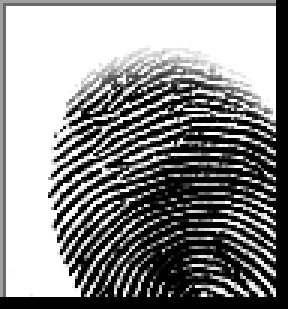
#> input picture Public_Dataset/a/cluster_0_1126.BMP, 96 x 103 px (shown 3 times larger); its folder holds only this picture in this run
$ jupyter execute --allow-errors Train_model_modified.ipynb   (shell and % lines are left out)
#> lines starting #> are read from the running program, lines starting #| are printed output that depends on the picture; after the words box and inside, x2 and y2 are one past the last pixel; in counts of white or black regions, pixels touching at a corner belong together
[cell 1]
import os
import cv2
import numpy as np
import matplotlib.pyplot as plt
from tensorflow.keras.utils import Sequence, to_categorical
from tensorflow.keras.preprocessing.image import ImageDataGenerator
import fingerprint_enhancer
import random
import albumentations as A

[cell 2]
data_dir = "./Public_Dataset"
img_size = (300, 400)
batch_size = 16
num_classes = 4

[cell 3]
# Display dataset information
def display_dataset_info(data_dir):
#> called with data_dir = './Public_Dataset'
    class_names = os.listdir(data_dir)  # List all class directories
    class_count = {class_name: len(os.listdir(os.path.join(data_dir, class_name))) for class_name in class_names}

    # Print the number of images in each class
    print("Dataset Class Distribution:")
    for class_name, count in class_count.items():
        print(f"{class_name}: {count} images")

    # Show a sample image from each class
    plt.figure(figsize=(12, 8))
    for idx, class_name in enumerate(class_names):
        class_path = os.path.join(data_dir, class_name)
        sample_image_path = os.path.join(class_path, os.listdir(class_path)[0])  # Get the first image from the class

        # Read and resize the image
        img = cv2.imread(sample_image_path)
#> img is the input picture: shape (103, 96, 3); min 0, max 255, mean 138.5
        img = cv2.cvtColor(img, cv2.COLOR_BGR2RGB)  # Convert BGR to RGB
        img = cv2.resize(img, img_size)
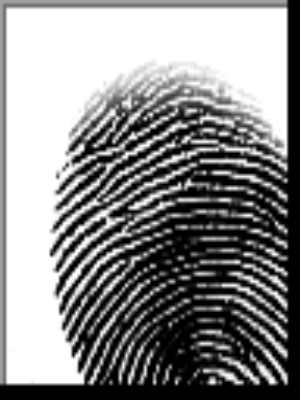
#> img: shape (400, 300, 3); min 0, max 255, mean 138.5

        # Display the image
        plt.subplot(2, 4, idx + 1)
        plt.imshow(img)
        plt.title(class_name)
        plt.axis("off")
#> pass 2 of the loop in display_dataset_info, `for idx, class_name in enumerate(class_names):`:
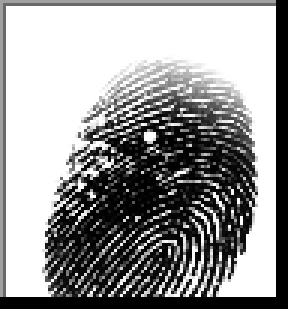
#> input picture Public_Dataset/ab/cluster_4_1402.BMP, 96 x 103 px (shown 3 times larger)
#> in display_dataset_info, img is the input picture: shape (103, 96, 3); min 0, max 255, mean 152
#> in display_dataset_info, `img = cv2.resize(img, img_size)`:
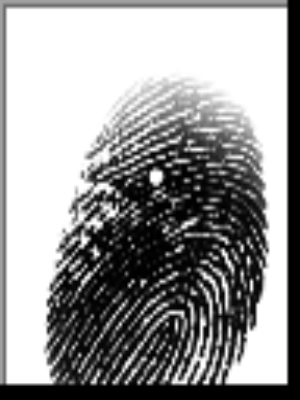
#> img: shape (400, 300, 3); min 0, max 255, mean 152

    plt.tight_layout()
    plt.show()
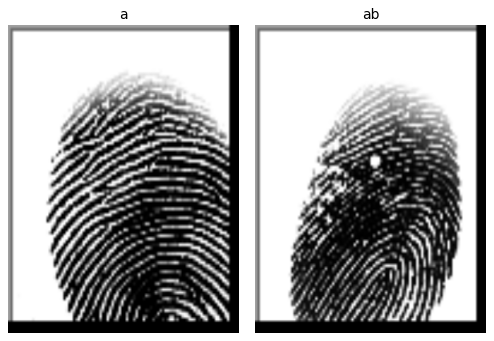
#> figure drawn by matplotlib, 2 panels

[cell 4]
# Call the function to display dataset information
display_dataset_info(data_dir)

[cell 5]
import cv2
import numpy as np
import random

# [17 lines left out: function simple_augment, not called in this run]

[cell 6]
def apply_masked_processing(image):
    """
    Apply Gaussian blur and adaptive thresholding to the fingerprint region.
    More conservative approach to preserve ridge patterns.
    """
    # Step 1: Create a binary mask for the fingerprint region
    # Use a more conservative threshold to preserve more detail
    _, binary_mask = cv2.threshold(image, 180, 255, cv2.THRESH_BINARY_INV)

    # Step 2: Apply lighter Gaussian blur to preserve ridge details
    blurred_image = cv2.GaussianBlur(image, (3, 3), 0.5)  # Reduced sigma

    # Step 3: Apply adaptive thresholding with adjusted parameters
    threshold_image = cv2.adaptiveThreshold(
        blurred_image, 255, cv2.ADAPTIVE_THRESH_GAUSSIAN_C,
        cv2.THRESH_BINARY, 15, 8  # Increased block size and C value
    )

    # Step 4: Isolate the fingerprint area (where mask is white)
    enhanced_fingerprint = cv2.bitwise_and(threshold_image, threshold_image, mask=binary_mask)

    # Step 5: Keep the original background (where mask is black)
    background = cv2.bitwise_and(image, image, mask=cv2.bitwise_not(binary_mask))

    # Step 6: Combine the enhanced fingerprint and the original background
    final_image = cv2.add(enhanced_fingerprint, background)

    # Ensure the result has sufficient variation
    if np.std(final_image) < 5:
        print("Warning: Masked processing resulted in low variation, returning original")
        return image

    return final_image

[cell 7]
def preprocess_image(image_path, img_size, augment=False):
    """
    Loads, resizes, preprocesses, optionally augments, and enhances the fingerprint image.
    """
    image = cv2.imread(image_path, cv2.IMREAD_GRAYSCALE)
    assert image is not None, f"Could not read image: {image_path}"
    image = cv2.resize(image, img_size)

    # Apply masked processing
    image = apply_masked_processing(image)

    # Apply manual augmentation
    if augment:
        image = simple_augment(image)

    # Check if image has sufficient variation before enhancement
    if np.std(image) < 10:  # Very low variation
        print(f"Warning: Low variation in image {image_path}, skipping enhancement")
        # Skip enhancement for problematic images
        pass
    else:
        try:
            # Fingerprint enhancement with error handling
            enhanced = fingerprint_enhancer.enhance_fingerprint(image)
            # Only use enhanced version if it's valid
            if enhanced is not None and np.std(enhanced) > 0:
                image = enhanced
            else:
                print(f"Warning: Enhancement failed for {image_path}, using original")
        except Exception as e:
            print(f"Warning: Enhancement error for {image_path}: {e}")
            # Continue with original processed image

    # Normalize and expand dims
    image = (image * 255).astype(np.uint8) if image.dtype != np.uint8 else image
    image = image / 255.0
    image = np.expand_dims(image, axis=-1)

    return image

[cell 8]
class CustomImageGenerator(Sequence):
    def __init__(self, data_dir, img_size=(300, 400), batch_size=256, subset='training', validation_split=0.2, shuffle=True):
        self.data_dir = data_dir
        self.img_size = img_size
        self.batch_size = batch_size
        self.subset = subset
        self.validation_split = validation_split
        self.shuffle = shuffle
        self.class_names = sorted(os.listdir(data_dir))
        self.class_indices = {class_name: idx for idx, class_name in enumerate(self.class_names)}
        self.filepaths, self.labels = self._load_dataset()
        self.on_epoch_end()

    def _load_dataset(self):
        filepaths = []
        labels = []
        for class_name in self.class_names:
            class_path = os.path.join(self.data_dir, class_name)
            image_files = os.listdir(class_path)
            image_paths = [os.path.join(class_path, f) for f in image_files]
            n_total = len(image_paths)
            n_val = int(n_total * self.validation_split)
            if self.subset == 'training':
                selected = image_paths[n_val:]
            else:
                selected = image_paths[:n_val]
            filepaths.extend(selected)
            labels.extend([self.class_indices[class_name]] * len(selected))
#> pass 2 of the loop in _load_dataset, `for class_name in self.class_names:`:
#> pass 2 of the loop in _load_dataset, `for class_name in self.class_names:`:
        return filepaths, labels

    def __len__(self):
        return len(self.filepaths) // self.batch_size


    def __getitem__(self, index):
        batch_paths = self.filepaths[index * self.batch_size:(index + 1) * self.batch_size]
        batch_labels = self.labels[index * self.batch_size:(index + 1) * self.batch_size]

        images = [preprocess_image(path, self.img_size) for path in batch_paths]
        labels_one_hot = to_categorical(batch_labels, num_classes=len(self.class_names))

        return np.array(images), np.array(labels_one_hot)

    def on_epoch_end(self):
        if self.shuffle:
            combined = list(zip(self.filepaths, self.labels))
            random.shuffle(combined)
            self.filepaths, self.labels = zip(*combined)

[cell 9]
# Instantiate training and validation generators
train_gen = CustomImageGenerator(data_dir=data_dir, img_size=img_size, batch_size=batch_size, subset='training', validation_split=0.2)
#> (the rest of this cell did not finish here and is left out)

[cell 10]
from collections import Counter

train_counts = Counter(train_gen.labels)
#> (the rest of this cell did not finish here and is left out)

[cell 11]
def visualize_samples(generator, num_samples=4):
    """
    Visualize original, processed, and enhanced images from the generator.
    """
    sample_paths = random.sample(generator.filepaths, num_samples)
    fig, axes = plt.subplots(num_samples, 3, figsize=(12, 4 * num_samples))

    for i, img_path in enumerate(sample_paths):
        # Load original image
        img_orig = cv2.imread(img_path, cv2.IMREAD_GRAYSCALE)
        img_orig = cv2.resize(img_orig, generator.img_size)

        # Apply masked processing
        img_processed = apply_masked_processing(img_orig)

        # Enhance fingerprint
        img_enhanced = fingerprint_enhancer.enhance_fingerprint(img_processed)
        img_enhanced = (img_enhanced * 255).astype(np.uint8)

        # Plot images
        axes[i, 0].imshow(img_orig, cmap='gray')
        axes[i, 0].set_title('Original')
        axes[i, 0].axis('off')

        axes[i, 1].imshow(img_processed, cmap='gray')
        axes[i, 1].set_title('Masked + Gaussian')
        axes[i, 1].axis('off')

        axes[i, 2].imshow(img_enhanced, cmap='gray')
        axes[i, 2].set_title('Enhanced')
        axes[i, 2].axis('off')

    plt.tight_layout()
    plt.show()

# Visualize samples from the training generator
#> (the rest of this cell did not finish here and is left out)

[cell 12]
# Check the class indices mapping
print("Class Indices Mapping:", train_gen.class_indices)

#> (a cell that did not finish here is left out)

[cell 14]
from sklearn.utils import class_weight
import numpy as np

# Use train_gen.labels instead of train_gen.classes
class_labels = np.array(train_gen.labels)

class_weights = class_weight.compute_class_weight(
    class_weight='balanced',
    classes=np.unique(class_labels),
    y=class_labels
)

# Optional: Map weights to class indices
class_weights_dict = dict(enumerate(class_weights))

print("Class weights:", class_weights_dict)

[cell 15]
from tensorflow.keras.models import Sequential
from tensorflow.keras.layers import Conv2D, MaxPooling2D, Flatten, Dense, Dropout, BatchNormalization

# Build a Convolutional Neural Network (CNN) Model
#> (the rest of this cell did not finish here and is left out)

[cell 16]
import tensorflow.keras.backend as K
from tensorflow.keras.optimizers import Adam

# [9 lines left out: function focal_loss, not called in this run]

#> (the rest of this cell did not finish here and is left out)

#> (a cell that did not finish here is left out)

[cell 18]
from tensorflow.keras.callbacks import ReduceLROnPlateau, EarlyStopping
# Callback to reduce learning rate when validation loss plateaus
#> (the rest of this cell did not finish here and is left out)

#> (a cell that did not finish here is left out)

[cell 20]
steps_per_epoch = len(train_gen)
#> (the rest of this cell did not finish here and is left out)

#> (a cell that did not finish here is left out)

#> in apply_masked_processing, `_, binary_mask = cv2.threshold(image, 180, 255, cv2.THRESH_BINARY_INV)`:
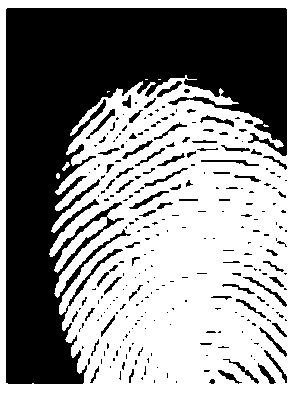
#> binary_mask: shape (400, 300); 57.4% white; 267 black regions (191 under 20 px), largest, box (x1, y1, x2, y2) and area: (6, 8, 287, 384) 45635, (243, 277, 287, 307) 163, (129, 191, 169, 209) 155
#> in apply_masked_processing, `threshold_image = cv2.adaptiveThreshold( blurred_image, 255, cv2.ADAPT..`:
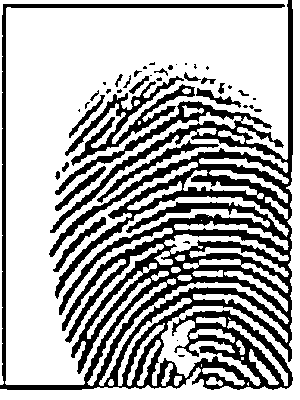
#> threshold_image: shape (400, 300); 68.3% white; 41 black regions (20 under 20 px), largest, box (x1, y1, x2, y2) and area: (0, 0, 293, 390) 32781, (65, 76, 195, 166) 2414, (97, 140, 219, 203) 741
#> in apply_masked_processing, `enhanced_fingerprint = cv2.bitwise_and(threshold_image, threshold_imag..`:
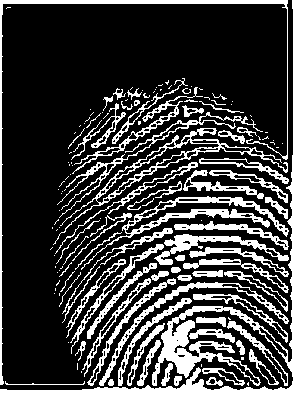
#> enhanced_fingerprint: shape (400, 300); 26.2% white; 140 white regions (72 under 20 px), largest, box (x1, y1, x2, y2) and area: (0, 0, 300, 400) 9413, (0, 0, 288, 385) 2196, (81, 196, 289, 270) 1724
#> in apply_masked_processing, `background = cv2.bitwise_and(image, image, mask=cv2.bitwise_not(binary..`:
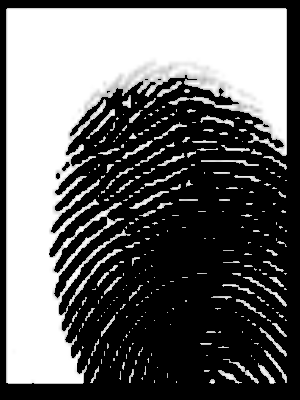
#> background: shape (400, 300); min 0, max 255, mean 104
#> in apply_masked_processing, `final_image = cv2.add(enhanced_fingerprint, background)`:
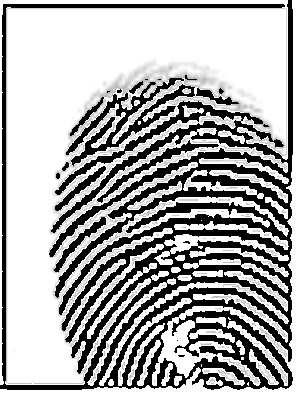
#> final_image: shape (400, 300); min 0, max 255, mean 170.9
